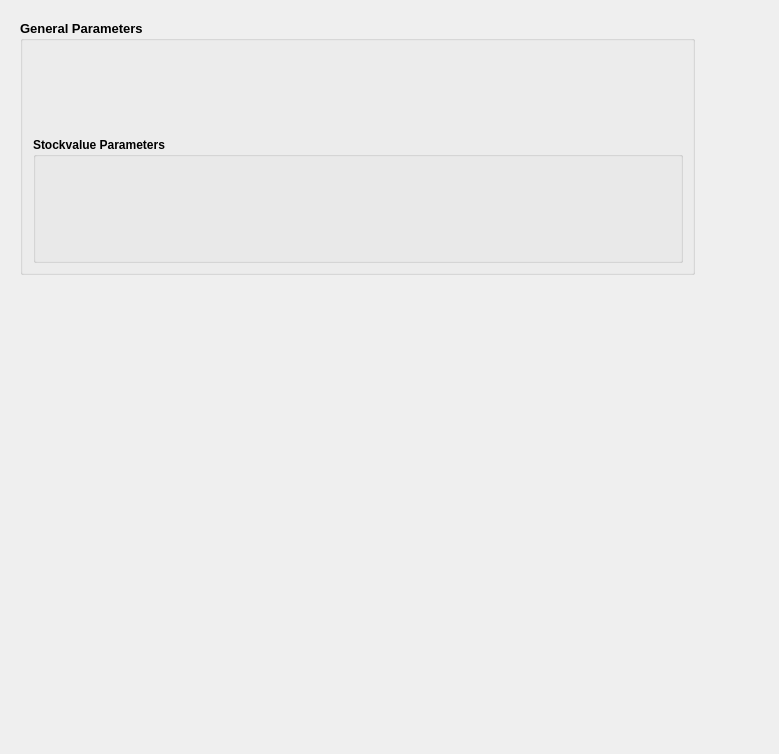
<?xml version="1.0" encoding="UTF-8"?>
<ui version="4.0">
 <class>DamGui_Ecn_Func</class>
 <widget class="QWidget" name="DamGui_Ecn_Func">
  <property name="geometry">
   <rect>
    <x>0</x>
    <y>0</y>
    <width>779</width>
    <height>754</height>
   </rect>
  </property>
  <property name="windowTitle">
   <string>Form</string>
  </property>
  <layout class="QVBoxLayout" name="verticalLayout">
   <item>
    <widget class="QScrollArea" name="scrollArea">
     <property name="sizePolicy">
      <sizepolicy hsizetype="Expanding" vsizetype="Expanding">
       <horstretch>0</horstretch>
       <verstretch>0</verstretch>
      </sizepolicy>
     </property>
     <property name="minimumSize">
      <size>
       <width>0</width>
       <height>0</height>
      </size>
     </property>
     <property name="maximumSize">
      <size>
       <width>16777215</width>
       <height>16777215</height>
      </size>
     </property>
     <property name="frameShape">
      <enum>QFrame::NoFrame</enum>
     </property>
     <property name="frameShadow">
      <enum>QFrame::Plain</enum>
     </property>
     <property name="widgetResizable">
      <bool>true</bool>
     </property>
     <widget class="QWidget" name="scrollAreaWidgetContents">
      <property name="geometry">
       <rect>
        <x>0</x>
        <y>0</y>
        <width>761</width>
        <height>736</height>
       </rect>
      </property>
      <layout class="QVBoxLayout" name="verticalLayout_2">
       <property name="sizeConstraint">
        <enum>QLayout::SetFixedSize</enum>
       </property>
       <item>
        <widget class="QGroupBox" name="general_box">
         <property name="sizePolicy">
          <sizepolicy hsizetype="Minimum" vsizetype="Minimum">
           <horstretch>0</horstretch>
           <verstretch>0</verstretch>
          </sizepolicy>
         </property>
         <property name="minimumSize">
          <size>
           <width>675</width>
           <height>0</height>
          </size>
         </property>
         <property name="maximumSize">
          <size>
           <width>16777215</width>
           <height>16777215</height>
          </size>
         </property>
         <property name="font">
          <font>
           <family>Arial</family>
           <pointsize>10</pointsize>
           <weight>75</weight>
           <bold>true</bold>
          </font>
         </property>
         <property name="title">
          <string>General Parameters</string>
         </property>
         <property name="flat">
          <bool>false</bool>
         </property>
         <layout class="QVBoxLayout" name="verticalLayout_4">
          <property name="spacing">
           <number>2</number>
          </property>
          <property name="leftMargin">
           <number>10</number>
          </property>
          <property name="topMargin">
           <number>0</number>
          </property>
          <item>
           <widget class="Sys_Member_String_BaseWid" name="landuse_name" native="true">
            <property name="sizePolicy">
             <sizepolicy hsizetype="Preferred" vsizetype="Preferred">
              <horstretch>0</horstretch>
              <verstretch>0</verstretch>
             </sizepolicy>
            </property>
            <property name="minimumSize">
             <size>
              <width>200</width>
              <height>30</height>
             </size>
            </property>
            <property name="maximumSize">
             <size>
              <width>16777215</width>
              <height>50</height>
             </size>
            </property>
            <property name="font">
             <font>
              <pointsize>8</pointsize>
              <weight>50</weight>
              <bold>false</bold>
             </font>
            </property>
           </widget>
          </item>
          <item>
           <widget class="Sys_Member_Int_BaseWid" name="landuse_category" native="true">
            <property name="sizePolicy">
             <sizepolicy hsizetype="Preferred" vsizetype="Preferred">
              <horstretch>0</horstretch>
              <verstretch>0</verstretch>
             </sizepolicy>
            </property>
            <property name="minimumSize">
             <size>
              <width>200</width>
              <height>30</height>
             </size>
            </property>
            <property name="maximumSize">
             <size>
              <width>16777215</width>
              <height>50</height>
             </size>
            </property>
            <property name="font">
             <font>
              <pointsize>8</pointsize>
              <weight>50</weight>
              <bold>false</bold>
             </font>
            </property>
           </widget>
          </item>
          <item>
           <widget class="Sys_Member_Enum_BaseWid" name="impact_type" native="true">
            <property name="sizePolicy">
             <sizepolicy hsizetype="Preferred" vsizetype="Preferred">
              <horstretch>0</horstretch>
              <verstretch>0</verstretch>
             </sizepolicy>
            </property>
            <property name="minimumSize">
             <size>
              <width>200</width>
              <height>30</height>
             </size>
            </property>
            <property name="maximumSize">
             <size>
              <width>16777215</width>
              <height>50</height>
             </size>
            </property>
            <property name="font">
             <font>
              <pointsize>8</pointsize>
              <weight>50</weight>
              <bold>false</bold>
             </font>
            </property>
           </widget>
          </item>
          <item>
           <widget class="QGroupBox" name="groupBox">
            <property name="minimumSize">
             <size>
              <width>0</width>
              <height>0</height>
             </size>
            </property>
            <property name="font">
             <font>
              <pointsize>9</pointsize>
             </font>
            </property>
            <property name="title">
             <string>Stockvalue Parameters</string>
            </property>
            <layout class="QVBoxLayout" name="verticalLayout_3">
             <property name="spacing">
              <number>2</number>
             </property>
             <property name="leftMargin">
              <number>10</number>
             </property>
             <property name="topMargin">
              <number>0</number>
             </property>
             <item>
              <widget class="Sys_Member_Dbl_BaseWid" name="stockvalue" native="true">
               <property name="sizePolicy">
                <sizepolicy hsizetype="Preferred" vsizetype="Preferred">
                 <horstretch>0</horstretch>
                 <verstretch>0</verstretch>
                </sizepolicy>
               </property>
               <property name="minimumSize">
                <size>
                 <width>200</width>
                 <height>30</height>
                </size>
               </property>
               <property name="maximumSize">
                <size>
                 <width>16777215</width>
                 <height>50</height>
                </size>
               </property>
               <property name="font">
                <font>
                 <pointsize>8</pointsize>
                 <weight>50</weight>
                 <bold>false</bold>
                </font>
               </property>
              </widget>
             </item>
             <item>
              <layout class="QHBoxLayout" name="horizontalLayout_3">
               <item>
                <spacer name="horizontalSpacer_2">
                 <property name="orientation">
                  <enum>Qt::Horizontal</enum>
                 </property>
                 <property name="sizeHint" stdset="0">
                  <size>
                   <width>40</width>
                   <height>20</height>
                  </size>
                 </property>
                </spacer>
               </item>
               <item>
                <widget class="Sys_Member_Dbl_BaseWid" name="quantile_5" native="true">
                 <property name="minimumSize">
                  <size>
                   <width>200</width>
                   <height>30</height>
                  </size>
                 </property>
                 <property name="maximumSize">
                  <size>
                   <width>16777215</width>
                   <height>50</height>
                  </size>
                 </property>
                 <property name="font">
                  <font>
                   <pointsize>8</pointsize>
                   <weight>50</weight>
                   <bold>false</bold>
                  </font>
                 </property>
                </widget>
               </item>
              </layout>
             </item>
             <item>
              <layout class="QHBoxLayout" name="horizontalLayout_2">
               <item>
                <spacer name="horizontalSpacer_3">
                 <property name="orientation">
                  <enum>Qt::Horizontal</enum>
                 </property>
                 <property name="sizeHint" stdset="0">
                  <size>
                   <width>40</width>
                   <height>20</height>
                  </size>
                 </property>
                </spacer>
               </item>
               <item>
                <widget class="Sys_Member_Dbl_BaseWid" name="quantile_95" native="true">
                 <property name="minimumSize">
                  <size>
                   <width>200</width>
                   <height>30</height>
                  </size>
                 </property>
                 <property name="maximumSize">
                  <size>
                   <width>16777215</width>
                   <height>50</height>
                  </size>
                 </property>
                 <property name="font">
                  <font>
                   <pointsize>8</pointsize>
                   <weight>50</weight>
                   <bold>false</bold>
                  </font>
                 </property>
                </widget>
               </item>
              </layout>
             </item>
            </layout>
           </widget>
          </item>
         </layout>
        </widget>
       </item>
       <item>
        <widget class="Sys_Plot_Frame" name="plot_wid" native="true">
         <property name="minimumSize">
          <size>
           <width>0</width>
           <height>400</height>
          </size>
         </property>
        </widget>
       </item>
      </layout>
     </widget>
    </widget>
   </item>
  </layout>
 </widget>
 <customwidgets>
  <customwidget>
   <class>Sys_Member_Enum_BaseWid</class>
   <extends>QWidget</extends>
   <header>sys_member_enum_basewid.h</header>
   <container>1</container>
  </customwidget>
  <customwidget>
   <class>Sys_Member_Dbl_BaseWid</class>
   <extends>QWidget</extends>
   <header>sys_member_dbl_basewid.h</header>
   <container>1</container>
  </customwidget>
  <customwidget>
   <class>Sys_Plot_Frame</class>
   <extends>QWidget</extends>
   <header location="global">sys_plot_frame.h</header>
   <container>1</container>
  </customwidget>
  <customwidget>
   <class>Sys_Member_String_BaseWid</class>
   <extends>QWidget</extends>
   <header>sys_member_string_basewid.h</header>
   <container>1</container>
  </customwidget>
  <customwidget>
   <class>Sys_Member_Int_BaseWid</class>
   <extends>QWidget</extends>
   <header>sys_member_int_basewid.h</header>
   <container>1</container>
  </customwidget>
 </customwidgets>
 <resources/>
 <connections/>
</ui>
